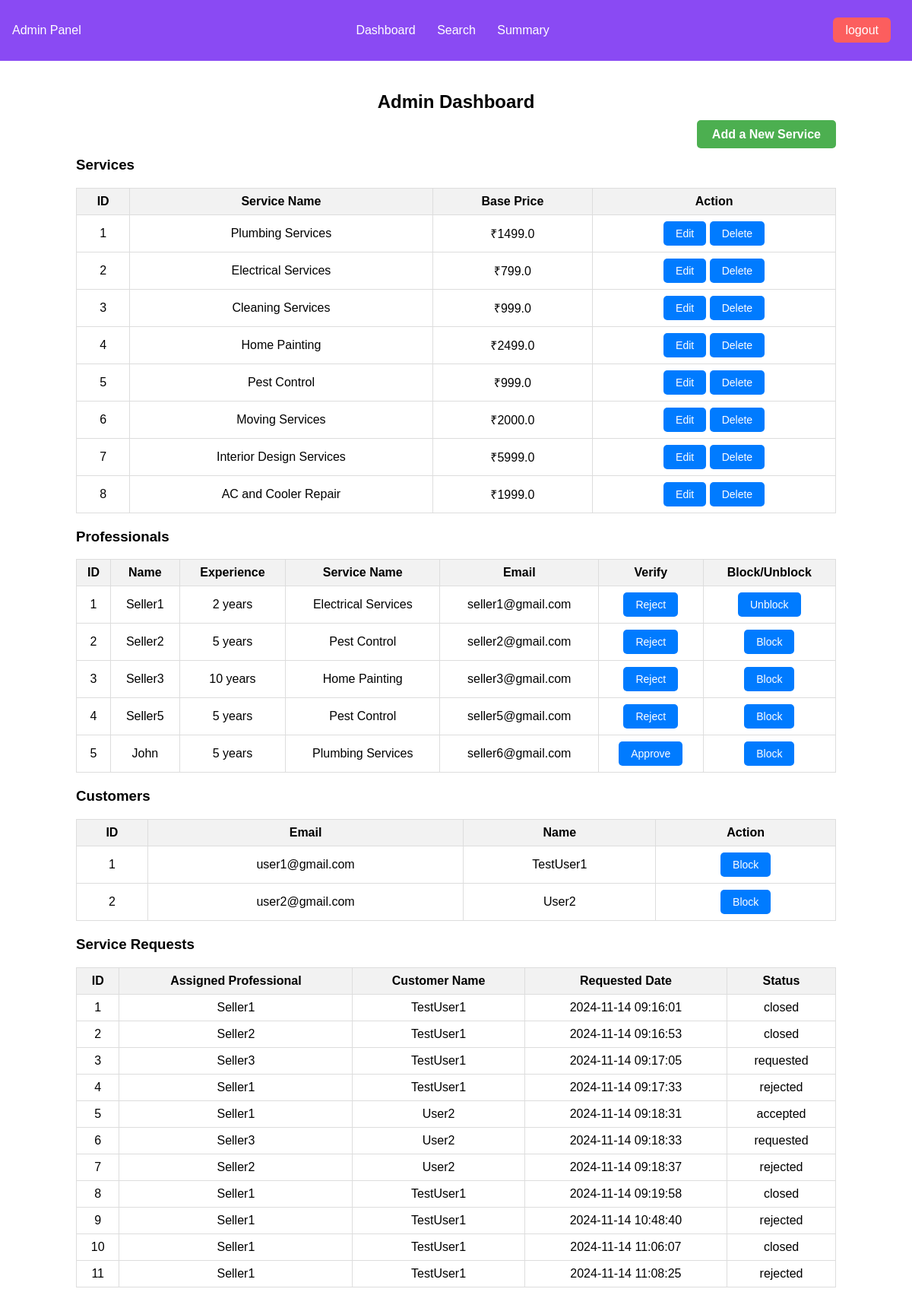
Screenshot of /admin/dashboard (signed in) with the database file from the repository.
### models.py (models this page shows)
class Service(db.Model):
    __tablename__ = 'services'
    id = db.Column(db.Integer, primary_key=True)
    name = db.Column(db.String(100), nullable=False)
    base_price = db.Column(db.Float, nullable=False)
    description = db.Column(db.String(250))
    time_required = db.Column(db.String(50))

class ServiceProfessional(db.Model):
    __tablename__ = 'professionals'
    id = db.Column(db.Integer, primary_key=True)
    email = db.Column(db.String(150), unique=True, nullable=False)
    password = db.Column(db.String(150), nullable=False)
    fullname = db.Column(db.String(150))
    service_id = db.Column(db.Integer, db.ForeignKey('services.id'))
    service_type = db.Column(db.String(100))
    experience = db.Column(db.Integer)
    address = db.Column(db.String(250))
    pincode = db.Column(db.String(6))
    is_verified = db.Column(db.Boolean, default=False)
    rating = db.Column(db.Float, default=0.0)
    is_blacklisted = db.Column(db.Boolean, default=False)

class Customer(db.Model):
    __tablename__ = 'customers'
    id = db.Column(db.Integer, primary_key=True)
    email = db.Column(db.String(150), unique=True, nullable=False)
    password = db.Column(db.String(150), nullable=False)
    fullname = db.Column(db.String(150))
    address = db.Column(db.String(250))
    pincode = db.Column(db.String(6))
    is_blacklisted = db.Column(db.Boolean, default=False)

class ServiceRequest(db.Model):
    __tablename__ = 'service_requests'
    id = db.Column(db.Integer, primary_key=True)
    service_id = db.Column(db.Integer, db.ForeignKey('services.id'))
    customer_id = db.Column(db.Integer, db.ForeignKey('customers.id'))
    professional_id = db.Column(db.Integer, db.ForeignKey('professionals.id'), nullable=True)
    date_of_request = db.Column(db.DateTime, default=db.func.now())
    date_of_completion = db.Column(db.DateTime, nullable=True)
    status = db.Column(db.String(20), default='requested')
    rating = db.Column(db.Integer)
    remarks = db.Column(db.String(250))
    service = db.relationship('Service', backref='requests')
    customer = db.relationship('Customer', backref='requests')
    professional = db.relationship('ServiceProfessional', backref='requests')

### routes.py (the view)
@admin_bp.route('/dashboard')
def admin_dashboard():
    services = Service.query.all()
    professionals = ServiceProfessional.query.all()
    service_requests = ServiceRequest.query.all()
    customers = Customer.query.all()
    return render_template('admin_dashboard.html', services=services, professionals=professionals, requests=service_requests, customers=customers)

### routes.py (called while the page is built)
@admin_bp.before_request
def check_login_admin():
    if 'user_id' not in session or session['role'] != 'admin':
        flash('You need to log in first!', 'danger')
        return redirect(url_for('auth.login'))

### templates/admin_dashboard.html (shortened to what this page needs)
<!DOCTYPE html>
<html lang="en">
  <head>
  </head>
  <body>
    {% include 'admin_navbar.html' %}
    <div class="container">
      <h2>Admin Dashboard</h2>
      <div class="new-service">
        <a href="{{ url_for('admin.add_service') }}">Add a New Service</a>
      </div>
      <h3>Services</h3>
      <table>
        <tr>
          <th>ID</th>
          <th>Service Name</th>
          <th>Base Price</th>
          <th>Action</th>
        </tr>
        {% for service in services %}
        <tr>
          <td>{{ service.id }}</td>
          <td>{{ service.name }}</td>
          <td>₹{{ service.base_price }}</td>
          <td>
            <a
              class="edit-btn"
              style="text-decoration: none"
              href="{{url_for('admin.edit_service', service_id=service.id)}}"
              >Edit</a
            >
            <form
              action="{{ url_for('admin.delete_service', service_id=service.id, service_type=service.name) }}"
              method="POST"
              style="display: inline"
            >
              <button type="submit">Delete</button>
            </form>
          </td>
        </tr>
        {% endfor %}
      </table>
      <h3>Professionals</h3>
      <table>
        <tr>
          <th>ID</th>
          <th>Name</th>
          <th>Experience</th>
          <th>Service Name</th>
          <th>Email</th>
          <th>Verify</th>
          <th>Block/Unblock</th>
        </tr>
        {% for professional in professionals %}
        <tr>
          <td>{{ professional.id }}</td>
          <td>{{ professional.fullname }}</td>
          <td>{{ professional.experience }} years</td>
          <td>{{ professional.service_type }}</td>
          <td>{{ professional.email }}</td>
          <td>
            <div
              style="
                display: flex;
                align-items: center;
                justify-content: center;
                gap: 1rem;
              "
            >
              {% if not professional.is_verified %}
              <form
                action="{{ url_for('admin.verify_provider', professional_id=professional.id) }}"
                method="POST"
              >
                <button type="submit">Approve</button>
              </form>
              {% else %}
              <form
                action="{{ url_for('admin.reject_provider', professional_id=professional.id) }}"
                method="POST"
              >
                <button type="submit">Reject</button>
              </form>
              {% endif %}
            </div>
          </td>
          <td>
            <div style="display: flex; justify-content: center">
              {% if not professional.is_blacklisted %}
              <form
                action="{{ url_for('admin.block_professional', professional_id=professional.id) }}"
                method="POST"
              >
                <button type="submit">Block</button>
              </form>
              {% else %}
              <form
                action="{{ url_for('admin.unblock_professional', professional_id=professional.id) }}"
                method="POST"
              >
                <button type="submit">Unblock</button>
              </form>
              {% endif %}
            </div>
          </td>
        </tr>
        {% endfor %}
      </table>
      <h3>Customers</h3>
      <table>
        <tr>
          <th>ID</th>
          <th>Email</th>
          <th>Name</th>
          <th>Action</th>
        </tr>
        {% for customer in customers %}
        <tr>
          <td>{{ customer.id }}</td>
          <td>{{ customer.email }}</td>
          <td>{{ customer.fullname }}</td>
          <td>
            {% if not customer.is_blacklisted %}
            <form
              action="{{ url_for('admin.block_customer', customer_id=customer.id) }}"
              method="POST"
            >
              <button type="submit">Block</button>
            </form>
            {% endif %}
          </td>
        </tr>
        {% endfor %}
      </table>
      <h3>Service Requests</h3>
      <table>
        <tr>
          <th>ID</th>
          <th>Assigned Professional</th>
          <th>Customer Name</th>
          <th>Requested Date</th>
          <th>Status</th>
        </tr>
        {% for request in requests %}
        <tr>
          <td>{{ request.id }}</td>
          <td>{{ request.professional.fullname }}</td>
          <td>{{ request.customer.fullname }}</td>
          <td>{{ request.date_of_request }}</td>
          <td>{{ request.status }}</td>
        </tr>
        {% endfor %}
      </table>
    </div>
  </body>
</html>

### templates/admin_dashboard.html (style rules this page uses)
body { font-family: Arial, sans-serif; margin: 0; padding: 0; }
.container { max-width: 1000px; margin: 0 auto; padding: 20px; }
h2 { text-align: center; }
table { width: 100%; border-collapse: collapse; margin-bottom: 20px; }
table, th, td { border: 1px solid #ddd; padding: 8px; }
th { background-color: #f2f2f2; font-weight: bold; }
td { text-align: center; }
.new-service { text-align: right; margin-bottom: 20px; }
.new-service a { padding: 10px 20px; border: none; background-color: #4caf50; color: white; text-decoration: none; border-radius: 5px; font-weight: bold; transition: background-color 0.3s ease; }
.edit-btn, button { padding: 8px 16px; border: none; background-color: #007bff; color: white; font-size: 14px; border-radius: 5px; cursor: pointer; transition: background-color 0.3s ease, transform 0.2s ease; }

### rows the page displays
Service: id "1", name "Plumbing Services", base_price "1499.0"
Service: id "2", name "Electrical Services", base_price "799.0"
Service: id "3", name "Cleaning Services", base_price "999.0"
Service: id "4", name "Home Painting", base_price "2499.0"
Service: id "5", name "Pest Control", base_price "999.0"
Service: id "6", name "Moving Services", base_price "2000.0"
Service: id "7", name "Interior Design Services", base_price "5999.0"
Service: id "8", name "AC and Cooler Repair", base_price "1999.0"
ServiceProfessional: id "1", fullname "Seller1", experience "2", service_type "Electrical Services", email "seller1@gmail.com"
ServiceProfessional: id "2", fullname "Seller2", experience "5", service_type "Pest Control", email "seller2@gmail.com"
ServiceProfessional: id "3", fullname "Seller3", experience "10", service_type "Home Painting", email "seller3@gmail.com"
ServiceProfessional: id "4", fullname "Seller5", experience "5", service_type "Pest Control", email "seller5@gmail.com"
ServiceProfessional: id "5", fullname "John", experience "5", service_type "Plumbing Services", email "seller6@gmail.com"
Customer: id "1", email "user1@gmail.com", fullname "TestUser1"
Customer: id "2", email "user2@gmail.com", fullname "User2"
ServiceRequest: id "1", professional.fullname "Seller1", customer.fullname "TestUser1", date_of_request "2024-11-14 09:16:01", status "closed"
ServiceRequest: id "2", professional.fullname "Seller2", customer.fullname "TestUser1", date_of_request "2024-11-14 09:16:53", status "closed"
ServiceRequest: id "3", professional.fullname "Seller3", customer.fullname "TestUser1", date_of_request "2024-11-14 09:17:05", status "requested"
ServiceRequest: id "4", professional.fullname "Seller1", customer.fullname "TestUser1", date_of_request "2024-11-14 09:17:33", status "rejected"
ServiceRequest: id "5", professional.fullname "Seller1", customer.fullname "User2", date_of_request "2024-11-14 09:18:31", status "accepted"
ServiceRequest: id "6", professional.fullname "Seller3", customer.fullname "User2", date_of_request "2024-11-14 09:18:33", status "requested"
ServiceRequest: id "7", professional.fullname "Seller2", customer.fullname "User2", date_of_request "2024-11-14 09:18:37", status "rejected"
ServiceRequest: id "8", professional.fullname "Seller1", customer.fullname "TestUser1", date_of_request "2024-11-14 09:19:58", status "closed"
ServiceRequest: id "9", professional.fullname "Seller1", customer.fullname "TestUser1", date_of_request "2024-11-14 10:48:40", status "rejected"
ServiceRequest: id "10", professional.fullname "Seller1", customer.fullname "TestUser1", date_of_request "2024-11-14 11:06:07", status "closed"
ServiceRequest: id "11", professional.fullname "Seller1", customer.fullname "TestUser1", date_of_request "2024-11-14 11:08:25", status "rejected"
